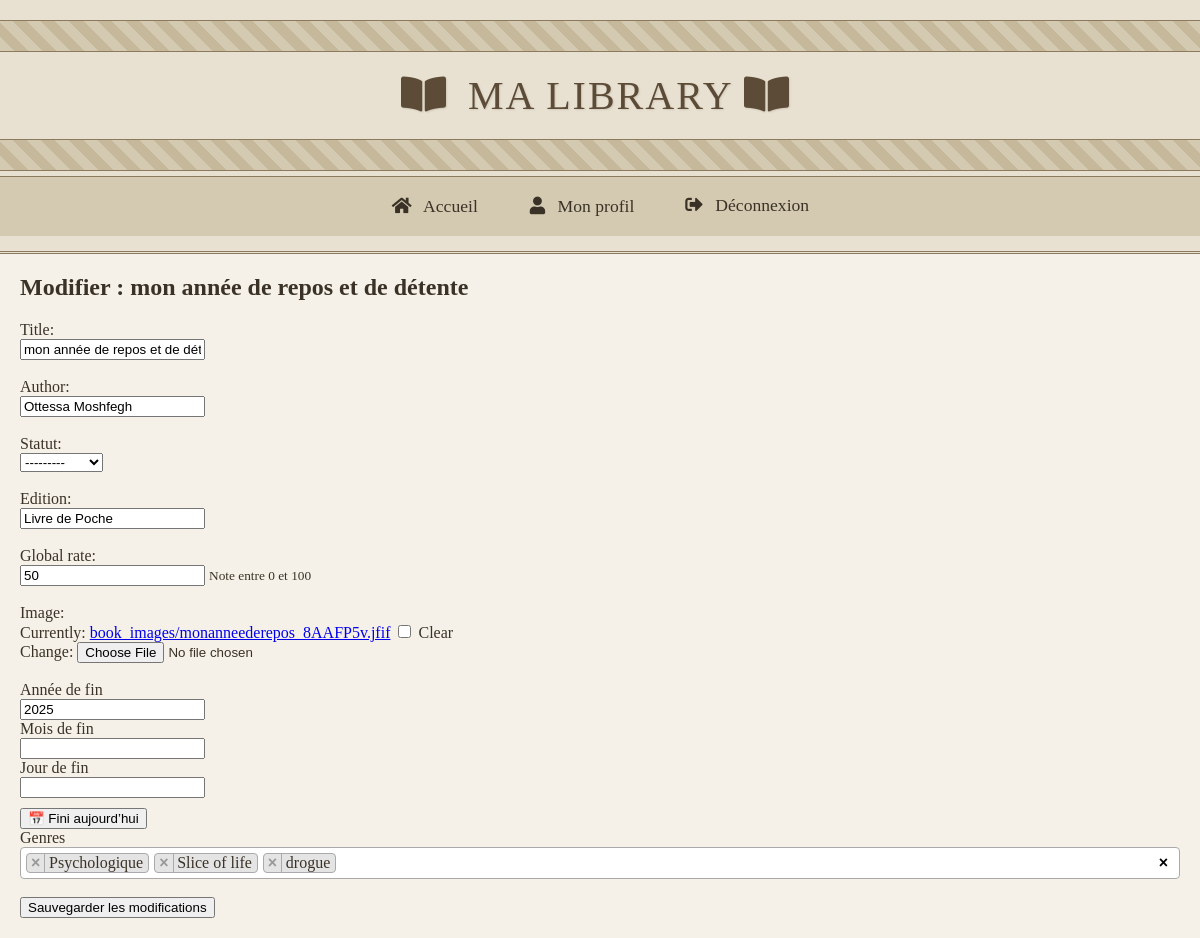
Page /book/4/edit/ (signed in) on the earlier database version.
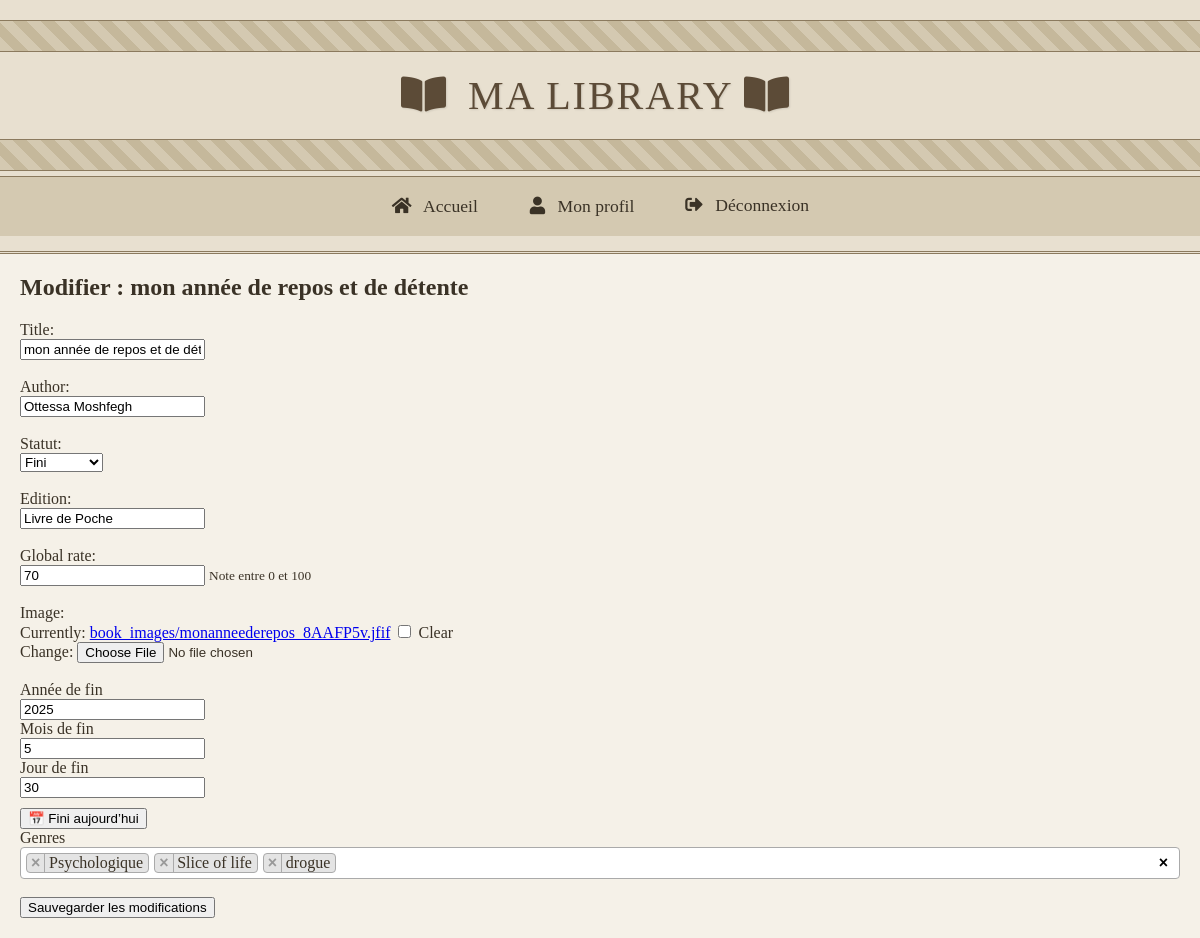
Same page on the later database version.
### media/models.py (models this page shows, shortened)
class Book(models.Model):
    user = models.ForeignKey(User, on_delete=models.CASCADE)
    title = models.CharField(max_length=200)
    author = models.CharField(max_length=100, blank=True, null=True)
    statuts = {
        "Fini": "Fini",
        "Arrêté": "Arrêté",
        "En attente": "En attente",
    }
    statut = models.CharField( max_length=10, choices=statuts, blank=True, null=True)
    statut = models.CharField( max_length=10, choices=statuts, blank=True, null=True)
    genres = models.ManyToManyField(Genre, blank=True)
    finished_year = models.PositiveIntegerField(blank=True, null=True)
    finished_month = models.PositiveIntegerField(blank=True, null=True)
    finished_day = models.PositiveIntegerField(blank=True, null=True)
    edition = models.CharField(max_length=100, blank=True)
    global_rate = models.IntegerField(validators=[MinValueValidator(0),
                                                  MaxValueValidator(100)],
                                      null=True,blank=True,default=0,
                                      help_text="Note entre 0 et 100")
    if RENDER:
        image = CloudinaryField("image", blank=True, null=True)
    else:
        upload_path = 'book_images/'
        image = models.ImageField(upload_to=upload_path, blank=True, null=True)

### media/views.py (the view)
# urls.py: path('<str:model_name>/<int:item_id>/edit/', views.edit_item, name='edit_item'),
@login_required
def edit_item(request, model_name, item_id):
    model_mapping = {
        'book': Book,
        'movie': Movie,
        'series': Series,
        'manga': Manga,
    }
    model_class = model_mapping.get(model_name.lower())
    if not model_class:
        return redirect('home')
    item = get_object_or_404(model_class, id=item_id, user=request.user)
    form_class = {
        Book: BookForm,
        Movie: MovieForm,
        Series: SeriesForm,
        Manga: MangaForm
    }.get(model_class)
    if request.method == 'POST':
        form = form_class(request.POST, request.FILES, instance=item)
        if form.is_valid():
            item = form.save(user=request.user)
            return redirect('item_detail', model_name=model_name, item_id=item.id)
    else:
        form = form_class(instance=item)
        form.initial['raw_genres'] = ','.join([g.name for g in item.genres.all()])
    return render(request, 'media/edit_item.html', {
        'form': form,
        'title': f"Modifier : {item.title}",
        'all_genres': Genre.objects.all(),
    })

### media/forms.py (shortened to what this page needs)
class BookForm(forms.ModelForm):
    raw_genres = forms.CharField(
        widget=forms.HiddenInput(),
        required=False
    )
    class Meta:
        model = Book
        fields = ['title', 'author', 'statut',
        'finished_year','finished_month','finished_day',
         'edition', 'global_rate', 'image']
    def __init__(self, *args, **kwargs):
        super().__init__(*args, **kwargs)

### templates/media/edit_item.html (shortened to what this page needs)
{% extends 'base.html' %}
{% load static %}
{% block content %}
  <h2>{{ title }}</h2>
  <form method="post" enctype="multipart/form-data">
    {% for field in form.visible_fields %}
      {% if field.name not in 'raw_genres finished_year finished_month finished_day' %}
        <div>
          {{ field.label_tag }}<br>
          {{ field }}
          {% if field.help_text %}
            <small>{{ field.help_text }}</small>
          {% endif %}
        </div>
        <br>
      {% endif %}
    {% endfor %}
    <div>
       <label>Année de fin</label><br>
       {{ form.finished_year }}
    </div>
    <div>
       <label>Mois de fin</label><br>
       {{ form.finished_month }}
    </div>
    <div>
       <label>Jour de fin</label><br>
       {{ form.finished_day }}
    </div>
    <div style="margin-top: 10px;">
       <button type="button" id="set-today">📅 Fini aujourd’hui</button>
    </div>
    <label for="genre-select">Genres</label>
    <br><br>
    <button type="submit">Sauvegarder les modifications</button>
  </form>
{% endblock %}
{% block extra_js %}
  <link href="https://cdn.jsdelivr.net/npm/select2@4.1.0-rc.0/dist/css/select2.min.css" rel="stylesheet" />
{% endblock %}

Differences in the rows shown:
changed Book "mon année de repos et de détente": statut "---------" → "Fini"; global_rate "50" → "70"; finished_month (not shown) → "5"; finished_day (not shown) → "30"
